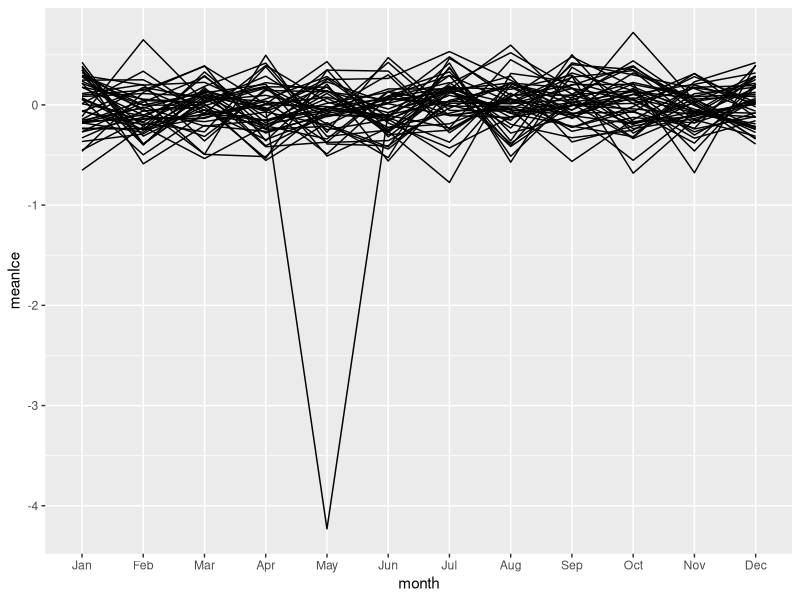

R code for this plot:
library(tidyverse)
library(lubridate)

# Create a sequence of dates
dates <- seq(from = as.Date("1979-01-01"), to = as.Date("2023-12-31"), by = "day")
df <- data.frame(date = dates)

# Extract day, month, and year from date
df$day <- day(df$date)
df$month <- factor(month(df$date, label = TRUE), levels = month.abb)
df$year <- year(df$date)

# Step 1: Assign default values
set.seed(123)
df$ice <- runif(nrow(df), min = -2.5, max = 2.5)

# Step 2: Adjust values based on criteria
# Step 2.1: Adjust values for 2023
# Create a sequence for temperature drop from January to August in 2023
transition_2023 <- approx(x = c(as.Date("2023-01-01"), as.Date("2023-08-31")),
                          y = c(-2, -6),
                          xout = df$date[df$year == 2023 & df$month %in% c("January", "February", "March", "April", "May", "June", "July", "August")])$y

df$ice[df$year == 2023 & df$month %in% c("January", "February", "March", "April", "May", "June", "July", "August")] <- transition_2023

# Print out first few rows of the dataframe
head(df)

props = df |> 
  group_by(year, month) |> 
  summarize(meanIce = mean(ice))


ggplot(data = props, aes(x = month, y = meanIce)) + 
  stat_summary(geom = "line", aes(group = year))
